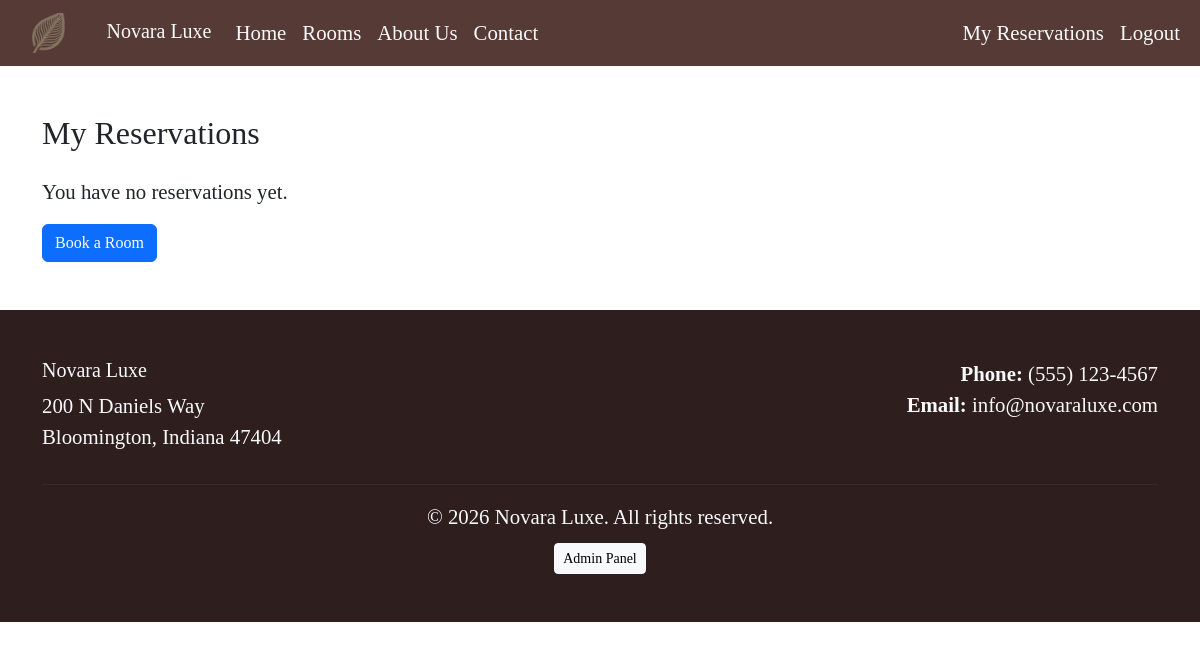
Page /dashboard (signed in) on the earlier database version.
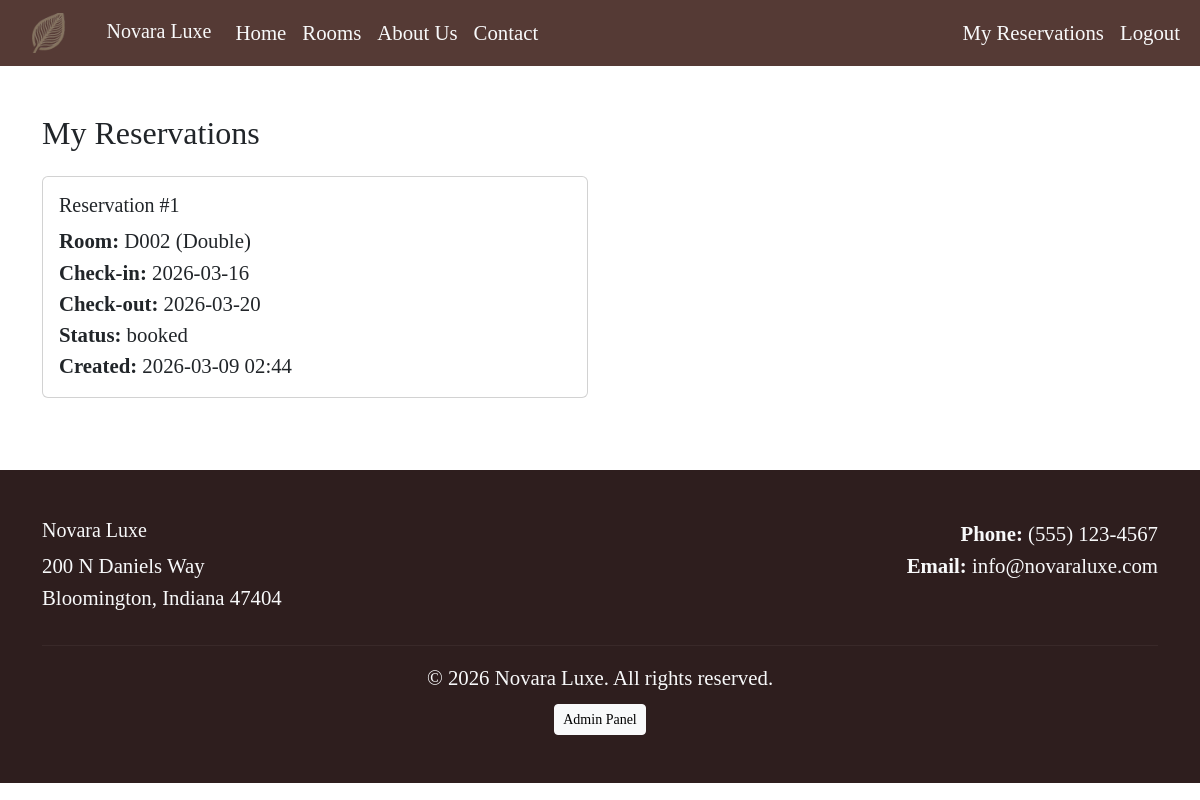
Same page on the later database version.
### backend.py (models this page shows)
class Reservation(db.Model):
    reservation_id = db.Column(db.Integer, primary_key=True)
    guest_id = db.Column(db.Integer, db.ForeignKey('guest.guest_id'))
    room_id = db.Column(db.Integer, db.ForeignKey('room.room_id'))
    check_in_date = db.Column(db.Date, nullable=False)
    check_out_date = db.Column(db.Date, nullable=False)
    status = db.Column(db.String(20), default='booked')
    created_at = db.Column(db.DateTime, default=lambda: datetime.now(timezone.utc))
    guest = db.relationship('Guest', backref='reservations')
    room = db.relationship('Room', backref='reservations')

class Room(db.Model):
    room_id = db.Column(db.Integer, primary_key=True)
    room_number = db.Column(db.String(10), unique=True, nullable=False)
    room_type = db.Column(db.String(30), nullable=False)
    rate = db.Column(db.Numeric(10,2), nullable=False)
    status = db.Column(db.String(20), default='available')

### backend.py (the view)
@app.route('/dashboard')
@login_required
def dashboard():
    reservations = Reservation.query.filter_by(guest_id=current_user.guest_id).all()
    return render_template('dashboard.html', reservations=reservations)

### backend.py (called while the page is built)
@login_manager.user_loader
def load_user(user_id):
    return Guest.query.get(int(user_id))

### templates/dashboard.html
{% extends "base.html" %}
{% block content %}
<div class="container mt-5">
    <h2 class="mb-4">My Reservations</h2>
    {% if reservations %}
        <div class="row">
            {% for reservation in reservations %}
            <div class="col-md-6 mb-4">
                <div class="card">
                    <div class="card-body">
                        <h5 class="card-title">Reservation #{{ reservation.reservation_id }}</h5>
                        <p class="card-text">
                            <strong>Room:</strong> {{ reservation.room.room_number }} ({{ reservation.room.room_type }})<br>
                            <strong>Check-in:</strong> {{ reservation.check_in_date }}<br>
                            <strong>Check-out:</strong> {{ reservation.check_out_date }}<br>
                            <strong>Status:</strong> {{ reservation.status }}<br>
                            <strong>Created:</strong> {{ reservation.created_at.strftime('%Y-%m-%d %H:%M') }}
                        </p>
                    </div>
                </div>
            </div>
            {% endfor %}
        </div>
    {% else %}
        <p>You have no reservations yet.</p>
        <a href="{{ url_for('rooms') }}" class="btn btn-primary">Book a Room</a>
    {% endif %}
</div>
{% endblock %}

### templates/base.html (shortened to what this page needs)
<!doctype html>
<html lang="en">
<head>
  <link href="https://cdn.jsdelivr.net/npm/bootstrap@5.3.0/dist/css/bootstrap.min.css" rel="stylesheet">
  <link rel="stylesheet" href="{{ url_for('static', filename='css/style.css') }}">
</head>
<body class="pt-0">
  <nav class="navbar navbar-expand-lg">
    <div class="container-fluid">
       <div class="border-right">
        <img src="{{ url_for('static', filename='images/icon.png') }}" alt="Novara Luxe Logo" class="navbar-brand" style="height: 50px;">
        <a class="navbar-brand" href="#">Novara Luxe</a>
       </div>
      <div class="collapse navbar-collapse" id="navbarNav">
        <ul class="navbar-nav me-auto">
          <li class="nav-item">
            <a class="nav-link" href="{{ url_for('index') }}">Home</a>
          </li>
          <li class="nav-item">
            <a class="nav-link" href="{{ url_for('rooms') }}">Rooms</a>
          </li>
          <li class="nav-item">
            <a class="nav-link" href="{{ url_for('about') }}">About Us</a>
          </li>
          <li class="nav-item">
            <a class="nav-link" href="{{ url_for('contact') }}">Contact</a>
          </li>
        </ul>
        <ul class="navbar-nav">
          {% if current_user.is_authenticated %}
          <li class="nav-item">
            <a class="nav-link" href="{{ url_for('dashboard') }}">My Reservations</a>
          </li>
          <li class="nav-item">
            <a class="nav-link" href="{{ url_for('logout') }}">Logout</a>
          </li>
          {% endif %}
        </ul>
      </div>
    </div>
  </nav>
{% block content %}{% endblock %}
<footer class="mt-5 py-5" style="background-color: #2e1e1e; color: #f8f9fa;">
  <div class="container">
    <div class="row">
      <div class="col-md-8">
        <h5>Novara Luxe</h5>
        <p>
          200 N Daniels Way<br>
          Bloomington, Indiana 47404
        </p>
      </div>
      <div class="col-md-4 text-md-end">
        <p>
          <strong>Phone:</strong> <a href="tel:+15551234567" style="color: #f8f9fa; text-decoration: none;">(555) 123-4567</a><br>
          <strong>Email:</strong> <a href="mailto:info@novaraluxe.com" style="color: #f8f9fa; text-decoration: none;">info@novaraluxe.com</a>
        </p>
      </div>
    </div>
    <hr style="border-color: rgba(248, 249, 250, 0.2);">
    <div class="text-center">
      <p class="mb-2">&copy; 2026 Novara Luxe. All rights reserved.</p>
      <a href="{{ url_for('admin_rooms') }}" class="btn btn-light btn-sm">Admin Panel</a>
    </div>
  </div>
</footer>
</body>
</html>

### static/css/style.css (style rules this page uses)
body { padding-top: 20px; font-size: 1.3rem; background-color: '#F0EAD6'; }
.navbar { background-color: #553a35; }
.navbar .navbar-brand, .navbar .nav-link { color: #f8f9fa; }
* { font-family: "Bodoni 72", "Didot", "Baskerville", "Garamond", "Times New Roman", serif; }

Differences in the rows shown:
added Reservation: reservation_id "1", room.room_number "D002", room.room_type "Double", check_in_date "2026-03-16", check_out_date "2026-03-20", status "booked", created_at "2026-03-09 02:44"
Other differences:
text no longer shown: "You have no reservations yet. Book a Room"
